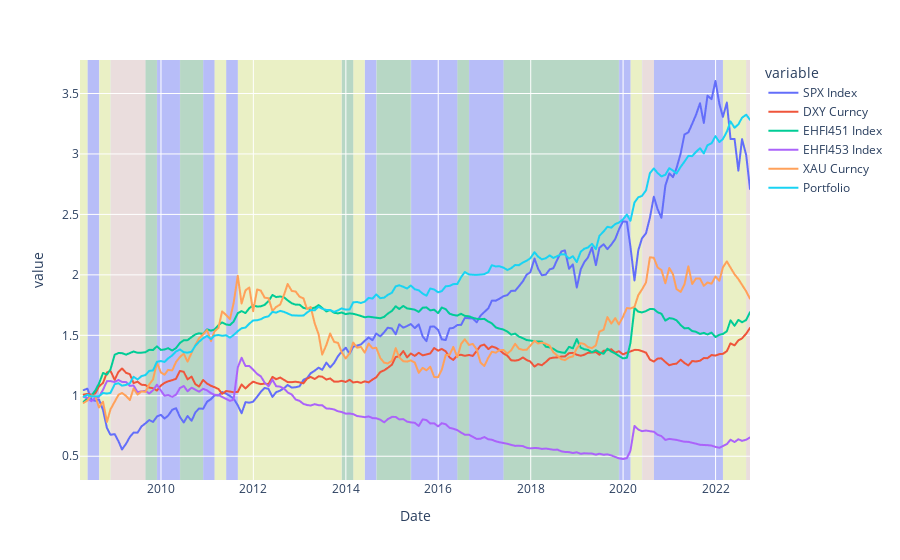

The cell this chart's notebook holds for it:
### Code cell
# Create figure w/ regimes
fig = port_crets.plot()

for i in regime_li:
    start = i[1]
    end = i[2].astype(str)[:10]

    # Add shape regions
    fig.add_vrect(
        x0=start, x1=end,
        fillcolor=fillcolors_regimes[i[0]], opacity=0.2,
        layer="below", line_width=0,
    )

fig.show()

### Figure 1 — Plotly figure (JSON) as saved in the notebook; plotly's stock layout.template omitted (floating-point values rounded to 4 significant figures; data arrays with more than 128 entries replaced by an {"elided": "..."} marker saying what was removed)
{"data": [{"hovertemplate": "variable=SPX Index<br>Date=%{x}<br>value=%{y}<extra></extra>", "legendgroup": "SPX Index", "line": {"color": "#636efa", "dash": "solid"}, "marker": {"symbol": "circle"}, "mode": "lines", "name": "SPX Index", "showlegend": true, "type": "scattergl", "x": {"elided": "174 str values"}, "xaxis": "x", "y": {"elided": "174 float values"}, "yaxis": "y"}, {"hovertemplate": "variable=DXY Curncy<br>Date=%{x}<br>value=%{y}<extra></extra>", "legendgroup": "DXY Curncy", "line": {"color": "#EF553B", "dash": "solid"}, "marker": {"symbol": "circle"}, "mode": "lines", "name": "DXY Curncy", "showlegend": true, "type": "scattergl", "x": {"elided": "174 str values"}, "xaxis": "x", "y": {"elided": "174 float values"}, "yaxis": "y"}, {"hovertemplate": "variable=EHFI451 Index<br>Date=%{x}<br>value=%{y}<extra></extra>", "legendgroup": "EHFI451 Index", "line": {"color": "#00cc96", "dash": "solid"}, "marker": {"symbol": "circle"}, "mode": "lines", "name": "EHFI451 Index", "showlegend": true, "type": "scattergl", "x": {"elided": "174 str values"}, "xaxis": "x", "y": {"elided": "174 float values"}, "yaxis": "y"}, {"hovertemplate": "variable=EHFI453 Index<br>Date=%{x}<br>value=%{y}<extra></extra>", "legendgroup": "EHFI453 Index", "line": {"color": "#ab63fa", "dash": "solid"}, "marker": {"symbol": "circle"}, "mode": "lines", "name": "EHFI453 Index", "showlegend": true, "type": "scattergl", "x": {"elided": "174 str values"}, "xaxis": "x", "y": {"elided": "174 float values"}, "yaxis": "y"}, {"hovertemplate": "variable=XAU Curncy<br>Date=%{x}<br>value=%{y}<extra></extra>", "legendgroup": "XAU Curncy", "line": {"color": "#FFA15A", "dash": "solid"}, "marker": {"symbol": "circle"}, "mode": "lines", "name": "XAU Curncy", "showlegend": true, "type": "scattergl", "x": {"elided": "174 str values"}, "xaxis": "x", "y": {"elided": "174 float values"}, "yaxis": "y"}, {"hovertemplate": "variable=Portfolio<br>Date=%{x}<br>value=%{y}<extra></extra>", "legendgroup": "Portfolio", "line": {"color": "#19d3f3", "dash": "solid"}, "marker": {"symbol": "circle"}, "mode": "lines", "name": "Portfolio", "showlegend": true, "type": "scattergl", "x": {"elided": "174 str values"}, "xaxis": "x", "y": {"elided": "174 float values"}, "yaxis": "y"}], "layout": {"legend": {"title": {"text": "variable"}, "tracegroupgap": 0}, "margin": {"t": 60}, "shapes": [{"fillcolor": "yellow", "layer": "below", "line": {"width": 0}, "opacity": 0.2, "type": "rect", "x0": "2008-04-01", "x1": "2008-05-30", "xref": "x", "y0": 0, "y1": 1, "yref": "y domain"}, {"fillcolor": "blue", "layer": "below", "line": {"width": 0}, "opacity": 0.2, "type": "rect", "x0": "2008-06-01", "x1": "2008-08-29", "xref": "x", "y0": 0, "y1": 1, "yref": "y domain"}, {"fillcolor": "yellow", "layer": "below", "line": {"width": 0}, "opacity": 0.2, "type": "rect", "x0": "2008-09-01", "x1": "2008-11-28", "xref": "x", "y0": 0, "y1": 1, "yref": "y domain"}, {"fillcolor": "LightSalmon", "layer": "below", "line": {"width": 0}, "opacity": 0.2, "type": "rect", "x0": "2008-12-01", "x1": "2009-08-31", "xref": "x", "y0": 0, "y1": 1, "yref": "y domain"}, {"fillcolor": "green", "layer": "below", "line": {"width": 0}, "opacity": 0.2, "type": "rect", "x0": "2009-09-01", "x1": "2009-11-30", "xref": "x", "y0": 0, "y1": 1, "yref": "y domain"}, {"fillcolor": "blue", "layer": "below", "line": {"width": 0}, "opacity": 0.2, "type": "rect", "x0": "2009-12-01", "x1": "2010-05-31", "xref": "x", "y0": 0, "y1": 1, "yref": "y domain"}, {"fillcolor": "green", "layer": "below", "line": {"width": 0}, "opacity": 0.2, "type": "rect", "x0": "2010-06-01", "x1": "2010-11-30", "xref": "x", "y0": 0, "y1": 1, "yref": "y domain"}, {"fillcolor": "blue", "layer": "below", "line": {"width": 0}, "opacity": 0.2, "type": "rect", "x0": "2010-12-01", "x1": "2011-02-28", "xref": "x", "y0": 0, "y1": 1, "yref": "y domain"}, {"fillcolor": "yellow", "layer": "below", "line": {"width": 0}, "opacity": 0.2, "type": "rect", "x0": "2011-03-01", "x1": "2011-05-31", "xref": "x", "y0": 0, "y1": 1, "yref": "y domain"}, {"fillcolor": "blue", "layer": "below", "line": {"width": 0}, "opacity": 0.2, "type": "rect", "x0": "2011-06-01", "x1": "2011-08-31", "xref": "x", "y0": 0, "y1": 1, "yref": "y domain"}, {"fillcolor": "yellow", "layer": "below", "line": {"width": 0}, "opacity": 0.2, "type": "rect", "x0": "2011-09-01", "x1": "2013-11-29", "xref": "x", "y0": 0, "y1": 1, "yref": "y domain"}, {"fillcolor": "green", "layer": "below", "line": {"width": 0}, "opacity": 0.2, "type": "rect", "x0": "2013-12-01", "x1": "2014-02-28", "xref": "x", "y0": 0, "y1": 1, "yref": "y domain"}, {"fillcolor": "yellow", "layer": "below", "line": {"width": 0}, "opacity": 0.2, "type": "rect", "x0": "2014-03-01", "x1": "2014-05-30", "xref": "x", "y0": 0, "y1": 1, "yref": "y domain"}, {"fillcolor": "blue", "layer": "below", "line": {"width": 0}, "opacity": 0.2, "type": "rect", "x0": "2014-06-01", "x1": "2014-08-29", "xref": "x", "y0": 0, "y1": 1, "yref": "y domain"}, {"fillcolor": "green", "layer": "below", "line": {"width": 0}, "opacity": 0.2, "type": "rect", "x0": "2014-09-01", "x1": "2015-05-29", "xref": "x", "y0": 0, "y1": 1, "yref": "y domain"}, {"fillcolor": "blue", "layer": "below", "line": {"width": 0}, "opacity": 0.2, "type": "rect", "x0": "2015-06-01", "x1": "2016-05-31", "xref": "x", "y0": 0, "y1": 1, "yref": "y domain"}, {"fillcolor": "green", "layer": "below", "line": {"width": 0}, "opacity": 0.2, "type": "rect", "x0": "2016-06-01", "x1": "2016-08-31", "xref": "x", "y0": 0, "y1": 1, "yref": "y domain"}, {"fillcolor": "blue", "layer": "below", "line": {"width": 0}, "opacity": 0.2, "type": "rect", "x0": "2016-09-01", "x1": "2017-05-31", "xref": "x", "y0": 0, "y1": 1, "yref": "y domain"}, {"fillcolor": "green", "layer": "below", "line": {"width": 0}, "opacity": 0.2, "type": "rect", "x0": "2017-06-01", "x1": "2019-11-29", "xref": "x", "y0": 0, "y1": 1, "yref": "y domain"}, {"fillcolor": "blue", "layer": "below", "line": {"width": 0}, "opacity": 0.2, "type": "rect", "x0": "2019-12-01", "x1": "2020-02-28", "xref": "x", "y0": 0, "y1": 1, "yref": "y domain"}, {"fillcolor": "yellow", "layer": "below", "line": {"width": 0}, "opacity": 0.2, "type": "rect", "x0": "2020-03-01", "x1": "2020-05-29", "xref": "x", "y0": 0, "y1": 1, "yref": "y domain"}, {"fillcolor": "LightSalmon", "layer": "below", "line": {"width": 0}, "opacity": 0.2, "type": "rect", "x0": "2020-06-01", "x1": "2020-08-31", "xref": "x", "y0": 0, "y1": 1, "yref": "y domain"}, {"fillcolor": "blue", "layer": "below", "line": {"width": 0}, "opacity": 0.2, "type": "rect", "x0": "2020-09-01", "x1": "2022-02-28", "xref": "x", "y0": 0, "y1": 1, "yref": "y domain"}, {"fillcolor": "yellow", "layer": "below", "line": {"width": 0}, "opacity": 0.2, "type": "rect", "x0": "2022-03-01", "x1": "2022-08-31", "xref": "x", "y0": 0, "y1": 1, "yref": "y domain"}, {"fillcolor": "LightSalmon", "layer": "below", "line": {"width": 0}, "opacity": 0.2, "type": "rect", "x0": "2022-09-01", "x1": "2022-09-30", "xref": "x", "y0": 0, "y1": 1, "yref": "y domain"}], "xaxis": {"anchor": "y", "domain": [0, 1], "title": {"text": "Date"}}, "yaxis": {"anchor": "x", "domain": [0, 1], "title": {"text": "value"}}}}
